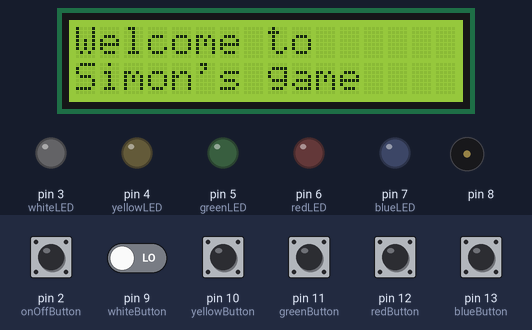
A sketch run on a simulated Arduino Uno, built with avr-gcc and run on an emulated ATmega328P. Shown: 16×2 character LCD, output pins drawn as LEDs (lit = HIGH), buzzer (waves = sounding). Dashed ring = blinking. The inputs (shaded band) are chosen by the test bench; at power-on: pin 2 (onOffButton), pin 9 (whiteButton), pin 10 (yellowButton), pin 11 (greenButton), pin 12 (redButton), pin 13 (blueButton) LOW. Random numbers use the default seed unless the sketch sets one.

Above: at 1.2 s.
1.3 s: pin 2 (onOffButton) pulled HIGH for 0.15 s
At 2.2 s:
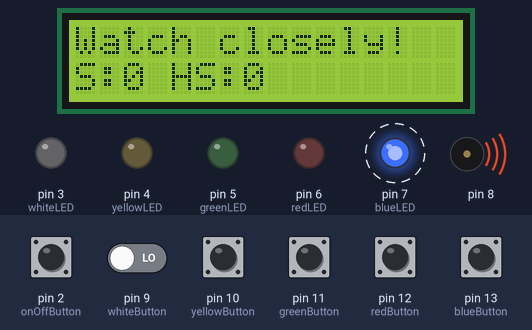
4.3 s: pin 2 (onOffButton) driven HIGH and pin 9 (whiteButton) driven HIGH
7.3 s: pin 9 (whiteButton) driven LOW
At 7.9 s:
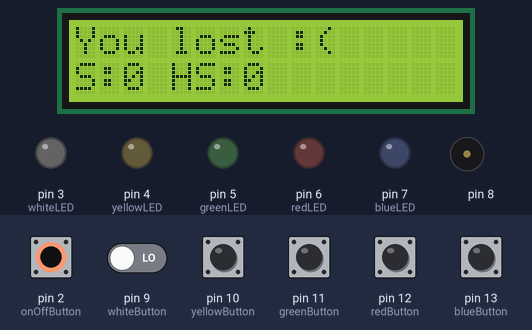
10.3 s: pin 9 (whiteButton) driven HIGH
12.8 s: pin 10 (yellowButton) pulled HIGH for 1 s
At 13.8 s:
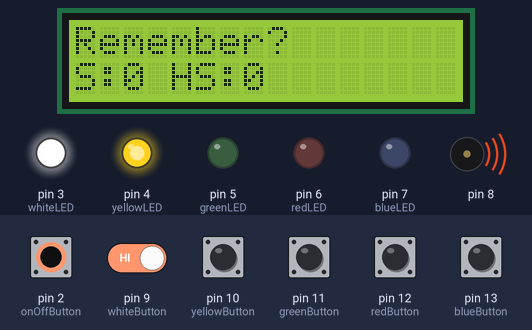
15.3 s: pin 11 (greenButton) pulled HIGH for 0.15 s
At 16.2 s:
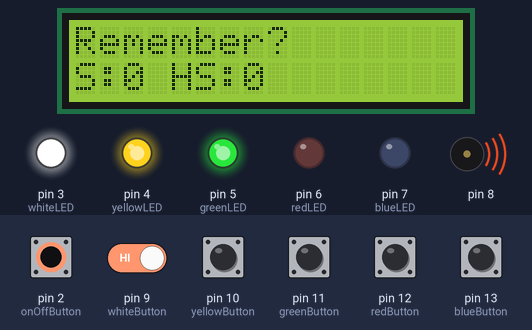
Timing chart, 0 to 17.9 s (numbered marks = the images above; inputs shaded):
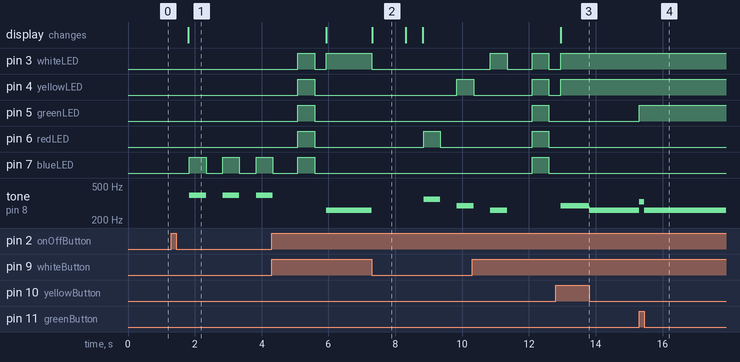

Measured:
- after the input at 1.3 s, pin 7 (blueLED): alternates HIGH for 0.50 s and LOW for 0.50 s, starting after 0.54 s; tone on pin 8: alternates 391 Hz for 0.50 s and silent for 0.50 s, starting after 0.54 s; the display: changes after 0.51 s (image 1)
- after the input at 7.3 s, pin 3 (whiteLED): HIGH → LOW at once; pin 4 (yellowLED): LOW → HIGH after 2.5 s; pin 6 (redLED): LOW → HIGH after 1.5 s, → LOW 0.50 s later; tone on pin 8: 261 Hz → silent at once, → 349 Hz 1.5 s later, → silent 0.50 s later, → 293 Hz 0.50 s later; the display: changes at once (image 2)
- after the input at 12.8 s, pin 4 (yellowLED): LOW → HIGH after 0.15 s
- after the input at 15.3 s, pin 5 (greenLED): LOW → HIGH at once; tone on pin 8: 261 Hz → 329 Hz at once, → 261 Hz 0.15 s later
- what the display in image 2 shows lasts 1.0 s, from 7.3 s to 8.3 s

The sketch:

main.ino
```cpp
#include <LiquidCrystal.h>
LiquidCrystal lcd(A0, A1, A2, A3, A4, A5);
const int whiteButton = 9;
const int yellowButton = 10;
const int greenButton = 11;
const int redButton = 12;
const int blueButton = 13;
const int onOffButton = 2;
const int whiteLED = 3;
const int yellowLED = 4;
const int greenLED = 5;
const int redLED = 6;
const int blueLED = 7;

int* target = 0;
bool fail = false;
bool playing = false;
int level = 0;
int notes[] = {261, 293, 329, 349, 391};
int highscore = 0;
int currentMode = 5;

void setup() {
  // put your setup code here, to run once:
  Serial.begin(9600);
  pinMode(whiteButton,INPUT);
  pinMode(yellowButton,INPUT);
  pinMode(greenButton,INPUT);
  pinMode(redButton,INPUT);
  pinMode(blueButton,INPUT);

  pinMode(whiteLED,OUTPUT);
  pinMode(yellowLED,OUTPUT);
  pinMode(greenLED,OUTPUT);
  pinMode(redLED,OUTPUT);
  pinMode(blueLED,OUTPUT);

  pinMode(onOffButton,INPUT);

  randomSeed(analogRead(0));

  lcd.begin(16,2);

  printtoLCD(0);

}

void loop() {
  // put your main code here, to run repeatedly:
   if(fail){
    if (level > highscore){
      highscore = level;
    }
      turnOnLEDs();
      playing = false;

   }
   else if(playing){
     delay(500);
     printtoLCD(1);
     generatePattern();
     printtoLCD(2);
     checkPattern();
   }
   if(!playing && digitalRead(onOffButton)){
    level = 0;
    turnOffLEDs();
    printtoLCD(0);
    playing = true;
    fail = false;
   }

}

void checkPattern() {
  for (int i = 0; i < level + 3; ++i){
    int pressed = 0;
    int released = 1;
    while(true){

      if(digitalRead(whiteButton)){
        pressed = whiteLED;
        digitalWrite(whiteLED, HIGH);
        tone(8, notes[0]);
      }
      else{
        if(pressed == whiteLED){
          released = whiteLED;
          digitalWrite(whiteLED, LOW);
        }
      }

      if(digitalRead(yellowButton)){
        pressed = yellowLED;
        digitalWrite(yellowLED, HIGH);
        tone(8, notes[1]);
      }
      else{
        if(pressed == yellowLED){
           released = yellowLED;
           digitalWrite(yellowLED, LOW);
        }
      }

      if(digitalRead(greenButton)){
        pressed = greenLED;
        digitalWrite(greenLED, HIGH);
        tone(8, notes[2]);
      }
      else{
        if(pressed == greenLED){
          released = greenLED;
          digitalWrite(greenLED, LOW);
        }
      }

      if(digitalRead(redButton)){
        pressed = redLED;
        digitalWrite(redLED, HIGH);
        tone(8, notes[3]);
      }
      else{
        if(pressed == redLED){
          released = redLED;
          digitalWrite(redLED, LOW);
        }
      }

      if(digitalRead(blueButton)){
        pressed = blueLED;
        digitalWrite(blueLED, HIGH);
        tone(8, notes[4]);
      }
      else{
        if(pressed == blueLED){
          released = blueLED;
          digitalWrite(blueLED, LOW);
        }
      }

      if (released == pressed){
        noTone(8);
        if(released != target[i]){
          fail = true;
          printtoLCD(3);
          delay(1000);
        }
        break;
      }

    }
  if(fail){
    break;

  }

  }

  if(!fail){
    ++level;
    flash();
    delay(250);
    flash();
  }

}

void generatePattern() {
  if(target){
    delete[] target;
    target = 0;
  }

  target = new int[level+3];

  for(int i = 0; i < level+3; ++i){
    target[i] = random(3,8);
    delay(10);
  }
  for(int i = 0; i < level+3; ++i){
    digitalWrite(target[i], HIGH);
    tone(8, notes[target[i]-3]);
    delay(500);
    noTone(8);
    digitalWrite(target[i], LOW);
    delay(500);
  }
  flash();
  delay(100);
}

void flash(){
    delay(250);
    digitalWrite(whiteLED, HIGH);
    digitalWrite(yellowLED, HIGH);
    digitalWrite(greenLED, HIGH);
    digitalWrite(redLED, HIGH);
    digitalWrite(blueLED, HIGH);
    delay(500);
    digitalWrite(whiteLED, LOW);
    digitalWrite(yellowLED, LOW);
    digitalWrite(greenLED, LOW);
    digitalWrite(redLED, LOW);
    digitalWrite(blueLED, LOW);
    delay(250);
}

void printtoLCD (int mode){
  if (mode != currentMode){
    lcd.clear();
    if(mode == 0){
      lcd.print("Welcome to");
      lcd.setCursor(0,1);
      lcd.print("Simon's game");
    }
    if(mode == 1){
      lcd.print("Watch closely!");
      lcd.setCursor(0,1);
      lcd.print("S:");
      lcd.print(level);
      lcd.print(" HS:");
      lcd.print(highscore);
    }
    if(mode == 2){
      lcd.print("Remember?");
      lcd.setCursor(0,1);
      lcd.print("S:");
      lcd.print(level);
      lcd.print(" HS:");
      lcd.print(highscore);
    }
    if(mode == 3){
      lcd.print("You lost :(");
      lcd.setCursor(0,1);
      lcd.print("S:");
      lcd.print(level);
      lcd.print(" HS:");
      lcd.print(highscore);
    }
  }

  currentMode = mode;
}

void turnOffLEDs(){
    digitalWrite(whiteLED, LOW);
    digitalWrite(yellowLED, LOW);
    digitalWrite(greenLED, LOW);
    digitalWrite(redLED, LOW);
    digitalWrite(blueLED, LOW);
}

void turnOnLEDs(){
    digitalWrite(whiteLED, HIGH);
    digitalWrite(yellowLED, HIGH);
    digitalWrite(greenLED, HIGH);
    digitalWrite(redLED, HIGH);
    digitalWrite(blueLED, HIGH);
}
```
